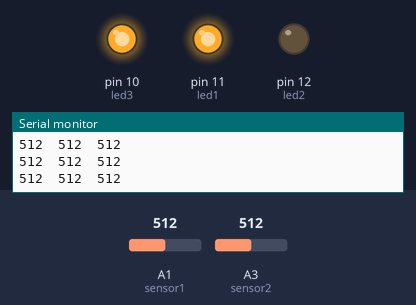
The sketch below on a simulated Arduino Uno, built with avr-gcc and run on an emulated ATmega328P. Parts: output pins drawn as LEDs (lit = HIGH), the last lines printed to the serial monitor. The inputs (shaded band) are chosen by the test bench; at power-on: A1 (sensor1) = 512, A3 (sensor2) = 512.

Above: at 1.2 s.
1.3 s: A1 (sensor1) set to 493
At 2.5 s:
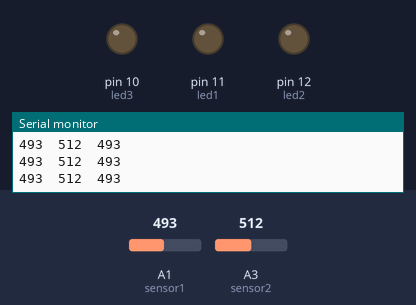
2.8 s: A1 (sensor1) set to 610
At 3.7 s:
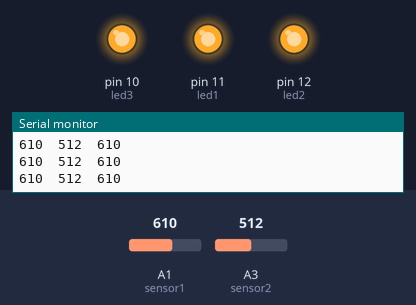
4.3 s: A3 (sensor2) set to 989
5.8 s: A3 (sensor2) set to 1008
8.8 s: A1 (sensor1) set to 585
At 9.8 s:
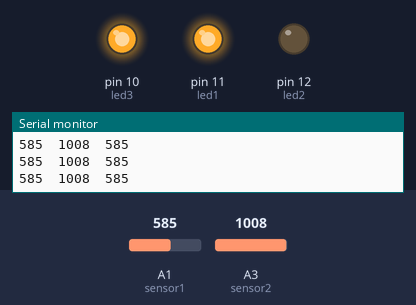
11.8 s: A1 (sensor1) set to 490
At 13.1 s:
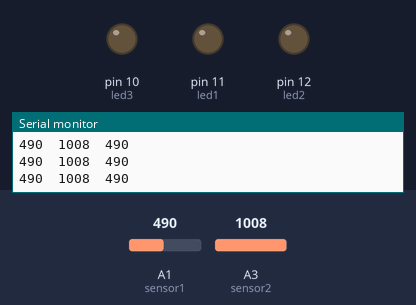
Timing chart, 0 to 14.3 s (numbered marks = the images above; inputs shaded):
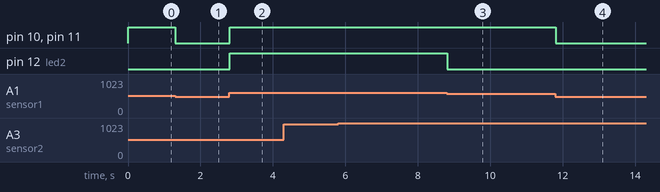

Measured:
- the behaviour switches between 501 and 500 on A1 (sensor1) (found by bisection; images 0 and 1)
- the behaviour switches between 601 and 600 on A1 (sensor1) (found by bisection; images 2 and 3)
- after the input at 1.3 s, pin 10 (led3), pin 11 (led1): HIGH → LOW at once
- after the input at 2.8 s, pin 10 (led3), pin 11 (led1), pin 12 (led2): LOW → HIGH at once
- after the input at 8.8 s, pin 12 (led2): HIGH → LOW at once
- after the input at 11.8 s, pin 10 (led3), pin 11 (led1): HIGH → LOW at once

The sketch:

ejemplo3.ino
```cpp
//Declara puertos de entradas y salidas
int sensor1=1;
int sensor2=3;
int sensor3=4;
int led1=11;
int led2=12;
int led3=10;
//Pin donde se encuentra el pulsador, entrada
//Pin donde se encuentra el LED, salida
//Funcionprincipal
void setup() // Se ejecuta cada vez que el Arduino se inicia
{
  Serial.begin(9600);
pinMode(led1,OUTPUT);
pinMode(led2,OUTPUT);
pinMode(led3,OUTPUT);

//Configurar el LED como una salida
//PROGRAMACIÓN
}
//Funcionciclicla
void loop(){
  Serial.print(analogRead(sensor1));
    Serial.print("  ");
      Serial.print(analogRead(sensor2));
        Serial.print("  ");
          Serial.println(analogRead(sensor1));
  if(analogRead(sensor1<300)>500){
    digitalWrite(led1,HIGH);
  }else{
    digitalWrite(led1,LOW);

  }
   if(analogRead(sensor2<300)>600){
    digitalWrite(led2,HIGH);
  }else{
    digitalWrite(led2,LOW);

  }
   if(analogRead(sensor3<300)>500){
    digitalWrite(led3,HIGH);
  }else{
    digitalWrite(led3,LOW);

  }
}
```
